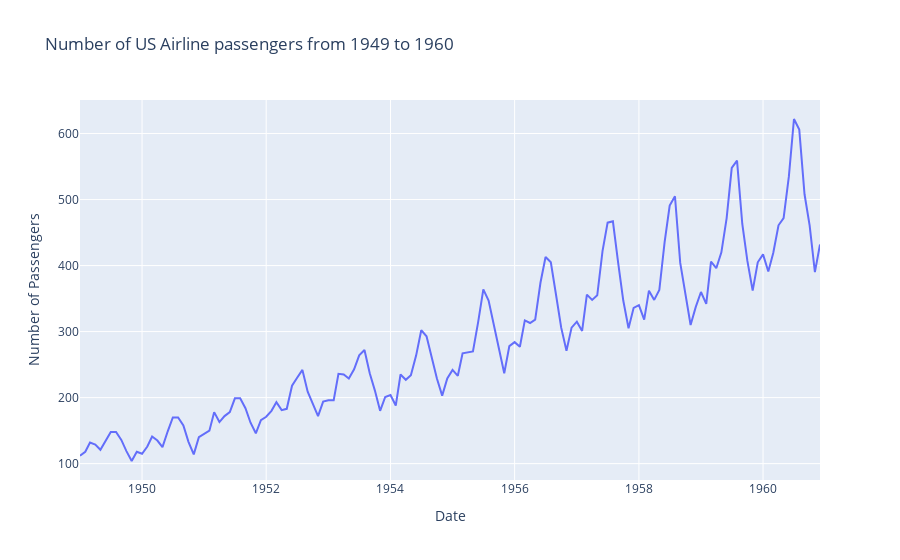

Here is the notebook cell this chart was saved with:
### Code cell
import plotly.express as px 
#code format is px.line(data, x, y, title)

px.line(df, x='Date',y='Number of Passengers', 
        title='Number of US Airline passengers from 1949 to 1960')

### Figure 1 — Plotly figure (JSON) as saved in the notebook; plotly's stock layout.template omitted (floating-point values rounded to 4 significant figures; data arrays with more than 128 entries replaced by an {"elided": "..."} marker saying what was removed)
{"data": [{"hovertemplate": "Date=%{x}<br>Number of Passengers=%{y}<extra></extra>", "legendgroup": "", "line": {"color": "#636efa", "dash": "solid"}, "marker": {"symbol": "circle"}, "mode": "lines", "name": "", "orientation": "v", "showlegend": false, "type": "scatter", "x": {"elided": "144 str values"}, "xaxis": "x", "y": {"elided": "144 int values"}, "yaxis": "y"}], "layout": {"legend": {"tracegroupgap": 0}, "title": {"text": "Number of US Airline passengers from 1949 to 1960"}, "xaxis": {"anchor": "y", "domain": [0, 1], "title": {"text": "Date"}}, "yaxis": {"anchor": "x", "domain": [0, 1], "title": {"text": "Number of Passengers"}}}}
